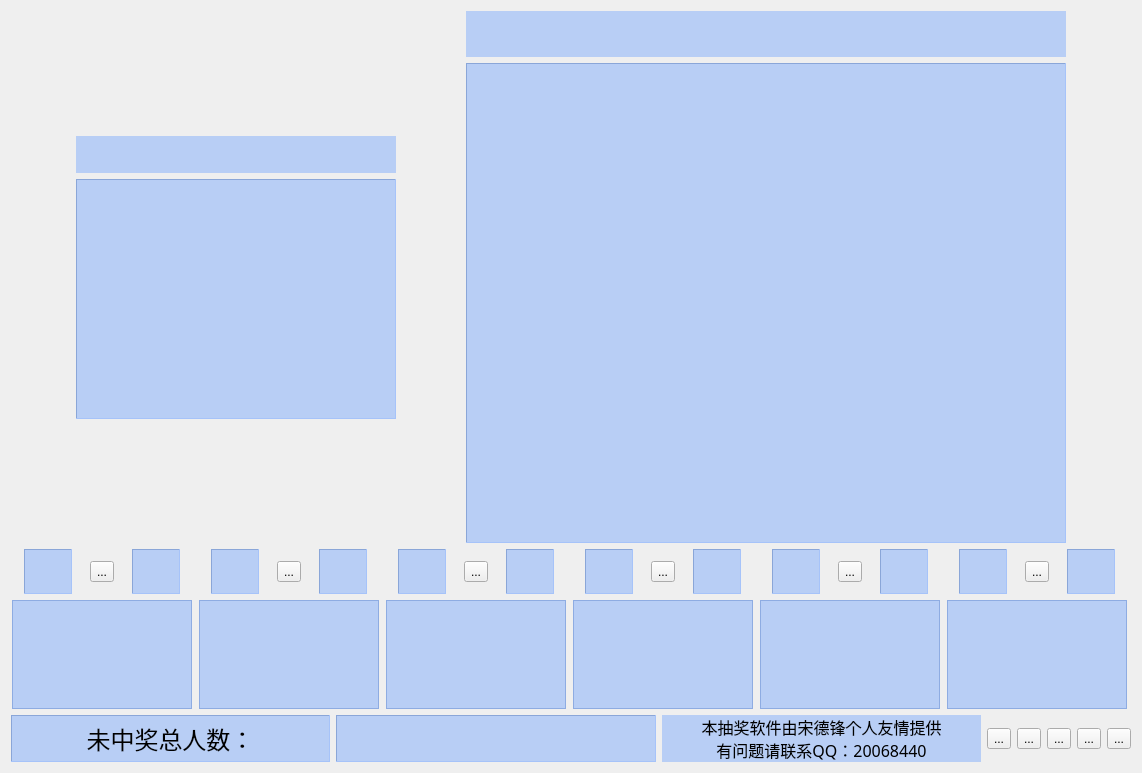
<?xml version="1.0" encoding="UTF-8"?>
<ui version="4.0">
 <class>AwardPickup</class>
 <widget class="QWidget" name="AwardPickup">
  <property name="geometry">
   <rect>
    <x>0</x>
    <y>0</y>
    <width>1142</width>
    <height>773</height>
   </rect>
  </property>
  <property name="windowTitle">
   <string>AwardPickup</string>
  </property>
  <property name="windowIcon">
   <iconset resource="awardpickup.qrc">
    <normaloff>:/images/awardpickup.png</normaloff>:/images/awardpickup.png</iconset>
  </property>
  <property name="styleSheet">
   <string notr="true">QWidget::AwardPicup{background:url(:/images/bg1.jpg)}
#curAwardLabel{background: rgb(100, 155, 255,100)}
#curAwardPicLabel{background: rgb(100, 155, 255,100)}
#nameLabel{background: rgb(100, 155, 255,100)}
#headPicLabel{background: rgb(100, 155, 255,100)}
#award1CntLabel{background: rgb(100, 155, 255,100)}
#award1TCntLabel{background: rgb(100, 155, 255,100)}
#award2CntLabel{background: rgb(100, 155, 255,100)}
#award2TCntLabel{background: rgb(100, 155, 255,100)}
#award3CntLabel{background: rgb(100, 155, 255,100)}
#award3TCntLabel{background: rgb(100, 155, 255,100)}
#award4CntLabel{background: rgb(100, 155, 255,100)}
#award4TCntLabel{background: rgb(100, 155, 255,100)}
#award5CntLabel{background: rgb(100, 155, 255,100)}
#award5TCntLabel{background: rgb(100, 155, 255,100)}
#award6CntLabel{background: rgb(100, 155, 255,100)}
#award6TCntLabel{background: rgb(100, 155, 255,100)}
#totalCntLabel_2{background: rgb(100, 155, 255,100)}
#totalCntLabel{background: rgb(100, 155, 255,100)}
#aboutLabel{background: rgb(100, 155, 255,100)}
QListWidget{background: rgb(100, 155, 255,100)}
</string>
  </property>
  <layout class="QVBoxLayout" name="verticalLayout_9">
   <item>
    <layout class="QHBoxLayout" name="horizontalLayout_3">
     <item>
      <spacer name="horizontalSpacer_2">
       <property name="orientation">
        <enum>Qt::Horizontal</enum>
       </property>
       <property name="sizeHint" stdset="0">
        <size>
         <width>40</width>
         <height>20</height>
        </size>
       </property>
      </spacer>
     </item>
     <item>
      <layout class="QVBoxLayout" name="verticalLayout_2">
       <item>
        <spacer name="verticalSpacer">
         <property name="orientation">
          <enum>Qt::Vertical</enum>
         </property>
         <property name="sizeHint" stdset="0">
          <size>
           <width>20</width>
           <height>40</height>
          </size>
         </property>
        </spacer>
       </item>
       <item>
        <widget class="QLabel" name="curAwardLabel">
         <property name="maximumSize">
          <size>
           <width>16777215</width>
           <height>16777215</height>
          </size>
         </property>
         <property name="font">
          <font>
           <pointsize>24</pointsize>
           <weight>75</weight>
           <bold>true</bold>
          </font>
         </property>
         <property name="text">
          <string/>
         </property>
         <property name="scaledContents">
          <bool>false</bool>
         </property>
         <property name="alignment">
          <set>Qt::AlignCenter</set>
         </property>
        </widget>
       </item>
       <item>
        <widget class="QLabel" name="curAwardPicLabel">
         <property name="sizePolicy">
          <sizepolicy hsizetype="Preferred" vsizetype="Expanding">
           <horstretch>0</horstretch>
           <verstretch>0</verstretch>
          </sizepolicy>
         </property>
         <property name="minimumSize">
          <size>
           <width>320</width>
           <height>240</height>
          </size>
         </property>
         <property name="maximumSize">
          <size>
           <width>640</width>
           <height>480</height>
          </size>
         </property>
         <property name="frameShape">
          <enum>QFrame::Panel</enum>
         </property>
         <property name="frameShadow">
          <enum>QFrame::Sunken</enum>
         </property>
         <property name="text">
          <string/>
         </property>
         <property name="alignment">
          <set>Qt::AlignCenter</set>
         </property>
        </widget>
       </item>
       <item>
        <spacer name="verticalSpacer_3">
         <property name="orientation">
          <enum>Qt::Vertical</enum>
         </property>
         <property name="sizeHint" stdset="0">
          <size>
           <width>20</width>
           <height>40</height>
          </size>
         </property>
        </spacer>
       </item>
      </layout>
     </item>
     <item>
      <spacer name="horizontalSpacer_3">
       <property name="orientation">
        <enum>Qt::Horizontal</enum>
       </property>
       <property name="sizeHint" stdset="0">
        <size>
         <width>40</width>
         <height>20</height>
        </size>
       </property>
      </spacer>
     </item>
     <item>
      <layout class="QVBoxLayout" name="verticalLayout">
       <item>
        <spacer name="verticalSpacer_2">
         <property name="orientation">
          <enum>Qt::Vertical</enum>
         </property>
         <property name="sizeHint" stdset="0">
          <size>
           <width>20</width>
           <height>40</height>
          </size>
         </property>
        </spacer>
       </item>
       <item>
        <widget class="QLabel" name="nameLabel">
         <property name="font">
          <font>
           <pointsize>30</pointsize>
           <weight>75</weight>
           <bold>true</bold>
          </font>
         </property>
         <property name="text">
          <string/>
         </property>
         <property name="scaledContents">
          <bool>false</bool>
         </property>
         <property name="alignment">
          <set>Qt::AlignCenter</set>
         </property>
        </widget>
       </item>
       <item>
        <widget class="QLabel" name="headPicLabel">
         <property name="sizePolicy">
          <sizepolicy hsizetype="Preferred" vsizetype="Expanding">
           <horstretch>0</horstretch>
           <verstretch>0</verstretch>
          </sizepolicy>
         </property>
         <property name="minimumSize">
          <size>
           <width>600</width>
           <height>480</height>
          </size>
         </property>
         <property name="maximumSize">
          <size>
           <width>640</width>
           <height>480</height>
          </size>
         </property>
         <property name="frameShape">
          <enum>QFrame::Panel</enum>
         </property>
         <property name="frameShadow">
          <enum>QFrame::Sunken</enum>
         </property>
         <property name="text">
          <string/>
         </property>
         <property name="alignment">
          <set>Qt::AlignCenter</set>
         </property>
        </widget>
       </item>
       <item>
        <spacer name="verticalSpacer_4">
         <property name="orientation">
          <enum>Qt::Vertical</enum>
         </property>
         <property name="sizeHint" stdset="0">
          <size>
           <width>20</width>
           <height>40</height>
          </size>
         </property>
        </spacer>
       </item>
      </layout>
     </item>
     <item>
      <spacer name="horizontalSpacer_4">
       <property name="orientation">
        <enum>Qt::Horizontal</enum>
       </property>
       <property name="sizeHint" stdset="0">
        <size>
         <width>40</width>
         <height>20</height>
        </size>
       </property>
      </spacer>
     </item>
    </layout>
   </item>
   <item>
    <layout class="QHBoxLayout" name="horizontalLayout_9">
     <item>
      <layout class="QVBoxLayout" name="award1VerticalLayout">
       <item>
        <layout class="QHBoxLayout" name="horizontalLayout_2">
         <item>
          <widget class="QLabel" name="award1TCntLabel">
           <property name="minimumSize">
            <size>
             <width>0</width>
             <height>0</height>
            </size>
           </property>
           <property name="maximumSize">
            <size>
             <width>48</width>
             <height>16777215</height>
            </size>
           </property>
           <property name="font">
            <font>
             <pointsize>28</pointsize>
            </font>
           </property>
           <property name="frameShape">
            <enum>QFrame::Panel</enum>
           </property>
           <property name="frameShadow">
            <enum>QFrame::Sunken</enum>
           </property>
           <property name="text">
            <string/>
           </property>
           <property name="alignment">
            <set>Qt::AlignCenter</set>
           </property>
          </widget>
         </item>
         <item>
          <widget class="QToolButton" name="award1ToolButton">
           <property name="autoFillBackground">
            <bool>false</bool>
           </property>
           <property name="text">
            <string>...</string>
           </property>
           <property name="icon">
            <iconset resource="awardpickup.qrc">
             <normaloff>:/images/award1.png</normaloff>:/images/award1.png</iconset>
           </property>
           <property name="iconSize">
            <size>
             <width>48</width>
             <height>48</height>
            </size>
           </property>
           <property name="autoRaise">
            <bool>false</bool>
           </property>
          </widget>
         </item>
         <item>
          <widget class="QLabel" name="award1CntLabel">
           <property name="minimumSize">
            <size>
             <width>0</width>
             <height>0</height>
            </size>
           </property>
           <property name="maximumSize">
            <size>
             <width>48</width>
             <height>16777215</height>
            </size>
           </property>
           <property name="font">
            <font>
             <pointsize>28</pointsize>
            </font>
           </property>
           <property name="frameShape">
            <enum>QFrame::Panel</enum>
           </property>
           <property name="frameShadow">
            <enum>QFrame::Sunken</enum>
           </property>
           <property name="text">
            <string/>
           </property>
           <property name="alignment">
            <set>Qt::AlignCenter</set>
           </property>
          </widget>
         </item>
        </layout>
       </item>
       <item>
        <widget class="QListWidget" name="award1ListWidget">
         <property name="sizePolicy">
          <sizepolicy hsizetype="Preferred" vsizetype="Expanding">
           <horstretch>0</horstretch>
           <verstretch>0</verstretch>
          </sizepolicy>
         </property>
         <property name="maximumSize">
          <size>
           <width>180</width>
           <height>16777215</height>
          </size>
         </property>
        </widget>
       </item>
      </layout>
     </item>
     <item>
      <layout class="QVBoxLayout" name="award2VerticalLayout">
       <item>
        <layout class="QHBoxLayout" name="horizontalLayout_4">
         <item>
          <widget class="QLabel" name="award2TCntLabel">
           <property name="minimumSize">
            <size>
             <width>0</width>
             <height>0</height>
            </size>
           </property>
           <property name="maximumSize">
            <size>
             <width>48</width>
             <height>16777215</height>
            </size>
           </property>
           <property name="font">
            <font>
             <pointsize>28</pointsize>
            </font>
           </property>
           <property name="frameShape">
            <enum>QFrame::Panel</enum>
           </property>
           <property name="frameShadow">
            <enum>QFrame::Sunken</enum>
           </property>
           <property name="text">
            <string/>
           </property>
           <property name="alignment">
            <set>Qt::AlignCenter</set>
           </property>
          </widget>
         </item>
         <item>
          <widget class="QToolButton" name="award2ToolButton">
           <property name="autoFillBackground">
            <bool>false</bool>
           </property>
           <property name="text">
            <string>...</string>
           </property>
           <property name="icon">
            <iconset resource="awardpickup.qrc">
             <normaloff>:/images/award2.png</normaloff>:/images/award2.png</iconset>
           </property>
           <property name="iconSize">
            <size>
             <width>48</width>
             <height>48</height>
            </size>
           </property>
           <property name="autoRaise">
            <bool>false</bool>
           </property>
          </widget>
         </item>
         <item>
          <widget class="QLabel" name="award2CntLabel">
           <property name="minimumSize">
            <size>
             <width>0</width>
             <height>0</height>
            </size>
           </property>
           <property name="maximumSize">
            <size>
             <width>48</width>
             <height>16777215</height>
            </size>
           </property>
           <property name="font">
            <font>
             <pointsize>28</pointsize>
            </font>
           </property>
           <property name="frameShape">
            <enum>QFrame::Panel</enum>
           </property>
           <property name="frameShadow">
            <enum>QFrame::Sunken</enum>
           </property>
           <property name="text">
            <string/>
           </property>
           <property name="alignment">
            <set>Qt::AlignCenter</set>
           </property>
          </widget>
         </item>
        </layout>
       </item>
       <item>
        <widget class="QListWidget" name="award2ListWidget">
         <property name="sizePolicy">
          <sizepolicy hsizetype="Preferred" vsizetype="Expanding">
           <horstretch>0</horstretch>
           <verstretch>0</verstretch>
          </sizepolicy>
         </property>
         <property name="maximumSize">
          <size>
           <width>180</width>
           <height>16777215</height>
          </size>
         </property>
        </widget>
       </item>
      </layout>
     </item>
     <item>
      <layout class="QVBoxLayout" name="award3VerticalLayout">
       <item>
        <layout class="QHBoxLayout" name="horizontalLayout_5">
         <item>
          <widget class="QLabel" name="award3TCntLabel">
           <property name="minimumSize">
            <size>
             <width>0</width>
             <height>0</height>
            </size>
           </property>
           <property name="maximumSize">
            <size>
             <width>48</width>
             <height>16777215</height>
            </size>
           </property>
           <property name="font">
            <font>
             <pointsize>28</pointsize>
            </font>
           </property>
           <property name="frameShape">
            <enum>QFrame::Panel</enum>
           </property>
           <property name="frameShadow">
            <enum>QFrame::Sunken</enum>
           </property>
           <property name="text">
            <string/>
           </property>
           <property name="alignment">
            <set>Qt::AlignCenter</set>
           </property>
          </widget>
         </item>
         <item>
          <widget class="QToolButton" name="award3ToolButton">
           <property name="autoFillBackground">
            <bool>false</bool>
           </property>
           <property name="text">
            <string>...</string>
           </property>
           <property name="icon">
            <iconset resource="awardpickup.qrc">
             <normaloff>:/images/award3.png</normaloff>:/images/award3.png</iconset>
           </property>
           <property name="iconSize">
            <size>
             <width>48</width>
             <height>48</height>
            </size>
           </property>
           <property name="autoRaise">
            <bool>false</bool>
           </property>
          </widget>
         </item>
         <item>
          <widget class="QLabel" name="award3CntLabel">
           <property name="minimumSize">
            <size>
             <width>0</width>
             <height>0</height>
            </size>
           </property>
           <property name="maximumSize">
            <size>
             <width>48</width>
             <height>16777215</height>
            </size>
           </property>
           <property name="font">
            <font>
             <pointsize>28</pointsize>
            </font>
           </property>
           <property name="frameShape">
            <enum>QFrame::Panel</enum>
           </property>
           <property name="frameShadow">
            <enum>QFrame::Sunken</enum>
           </property>
           <property name="text">
            <string/>
           </property>
           <property name="alignment">
            <set>Qt::AlignCenter</set>
           </property>
          </widget>
         </item>
        </layout>
       </item>
       <item>
        <widget class="QListWidget" name="award3ListWidget">
         <property name="sizePolicy">
          <sizepolicy hsizetype="Preferred" vsizetype="Expanding">
           <horstretch>0</horstretch>
           <verstretch>0</verstretch>
          </sizepolicy>
         </property>
         <property name="maximumSize">
          <size>
           <width>180</width>
           <height>16777215</height>
          </size>
         </property>
        </widget>
       </item>
      </layout>
     </item>
     <item>
      <layout class="QVBoxLayout" name="award4VerticalLayout">
       <item>
        <layout class="QHBoxLayout" name="horizontalLayout_6">
         <item>
          <widget class="QLabel" name="award4TCntLabel">
           <property name="minimumSize">
            <size>
             <width>0</width>
             <height>0</height>
            </size>
           </property>
           <property name="maximumSize">
            <size>
             <width>48</width>
             <height>16777215</height>
            </size>
           </property>
           <property name="font">
            <font>
             <pointsize>28</pointsize>
            </font>
           </property>
           <property name="frameShape">
            <enum>QFrame::Panel</enum>
           </property>
           <property name="frameShadow">
            <enum>QFrame::Sunken</enum>
           </property>
           <property name="text">
            <string/>
           </property>
           <property name="alignment">
            <set>Qt::AlignCenter</set>
           </property>
          </widget>
         </item>
         <item>
          <widget class="QToolButton" name="award4ToolButton">
           <property name="autoFillBackground">
            <bool>false</bool>
           </property>
           <property name="text">
            <string>...</string>
           </property>
           <property name="icon">
            <iconset resource="awardpickup.qrc">
             <normaloff>:/images/award4.png</normaloff>:/images/award4.png</iconset>
           </property>
           <property name="iconSize">
            <size>
             <width>48</width>
             <height>48</height>
            </size>
           </property>
           <property name="autoRaise">
            <bool>false</bool>
           </property>
          </widget>
         </item>
         <item>
          <widget class="QLabel" name="award4CntLabel">
           <property name="minimumSize">
            <size>
             <width>0</width>
             <height>0</height>
            </size>
           </property>
           <property name="maximumSize">
            <size>
             <width>48</width>
             <height>16777215</height>
            </size>
           </property>
           <property name="font">
            <font>
             <pointsize>28</pointsize>
            </font>
           </property>
           <property name="frameShape">
            <enum>QFrame::Panel</enum>
           </property>
           <property name="frameShadow">
            <enum>QFrame::Sunken</enum>
           </property>
           <property name="text">
            <string/>
           </property>
           <property name="alignment">
            <set>Qt::AlignCenter</set>
           </property>
          </widget>
         </item>
        </layout>
       </item>
       <item>
        <widget class="QListWidget" name="award4ListWidget">
         <property name="sizePolicy">
          <sizepolicy hsizetype="Preferred" vsizetype="Expanding">
           <horstretch>0</horstretch>
           <verstretch>0</verstretch>
          </sizepolicy>
         </property>
         <property name="maximumSize">
          <size>
           <width>180</width>
           <height>16777215</height>
          </size>
         </property>
        </widget>
       </item>
      </layout>
     </item>
     <item>
      <layout class="QVBoxLayout" name="award5VerticalLayout">
       <item>
        <layout class="QHBoxLayout" name="horizontalLayout_7">
         <item>
          <widget class="QLabel" name="award5TCntLabel">
           <property name="minimumSize">
            <size>
             <width>0</width>
             <height>0</height>
            </size>
           </property>
           <property name="maximumSize">
            <size>
             <width>48</width>
             <height>16777215</height>
            </size>
           </property>
           <property name="font">
            <font>
             <pointsize>28</pointsize>
            </font>
           </property>
           <property name="frameShape">
            <enum>QFrame::Panel</enum>
           </property>
           <property name="frameShadow">
            <enum>QFrame::Sunken</enum>
           </property>
           <property name="text">
            <string/>
           </property>
           <property name="alignment">
            <set>Qt::AlignCenter</set>
           </property>
          </widget>
         </item>
         <item>
          <widget class="QToolButton" name="award5ToolButton">
           <property name="autoFillBackground">
            <bool>false</bool>
           </property>
           <property name="text">
            <string>...</string>
           </property>
           <property name="icon">
            <iconset resource="awardpickup.qrc">
             <normaloff>:/images/award5.png</normaloff>:/images/award5.png</iconset>
           </property>
           <property name="iconSize">
            <size>
             <width>48</width>
             <height>48</height>
            </size>
           </property>
           <property name="autoRaise">
            <bool>false</bool>
           </property>
          </widget>
         </item>
         <item>
          <widget class="QLabel" name="award5CntLabel">
           <property name="minimumSize">
            <size>
             <width>0</width>
             <height>0</height>
            </size>
           </property>
           <property name="maximumSize">
            <size>
             <width>48</width>
             <height>16777215</height>
            </size>
           </property>
           <property name="font">
            <font>
             <pointsize>28</pointsize>
            </font>
           </property>
           <property name="frameShape">
            <enum>QFrame::Panel</enum>
           </property>
           <property name="frameShadow">
            <enum>QFrame::Sunken</enum>
           </property>
           <property name="text">
            <string/>
           </property>
           <property name="alignment">
            <set>Qt::AlignCenter</set>
           </property>
          </widget>
         </item>
        </layout>
       </item>
       <item>
        <widget class="QListWidget" name="award5ListWidget">
         <property name="sizePolicy">
          <sizepolicy hsizetype="Preferred" vsizetype="Expanding">
           <horstretch>0</horstretch>
           <verstretch>0</verstretch>
          </sizepolicy>
         </property>
         <property name="maximumSize">
          <size>
           <width>180</width>
           <height>16777215</height>
          </size>
         </property>
        </widget>
       </item>
      </layout>
     </item>
     <item>
      <layout class="QVBoxLayout" name="award6VerticalLayout">
       <item>
        <layout class="QHBoxLayout" name="horizontalLayout_8">
         <item>
          <widget class="QLabel" name="award6TCntLabel">
           <property name="minimumSize">
            <size>
             <width>0</width>
             <height>0</height>
            </size>
           </property>
           <property name="maximumSize">
            <size>
             <width>48</width>
             <height>16777215</height>
            </size>
           </property>
           <property name="font">
            <font>
             <pointsize>28</pointsize>
            </font>
           </property>
           <property name="frameShape">
            <enum>QFrame::Panel</enum>
           </property>
           <property name="frameShadow">
            <enum>QFrame::Sunken</enum>
           </property>
           <property name="text">
            <string/>
           </property>
           <property name="alignment">
            <set>Qt::AlignCenter</set>
           </property>
          </widget>
         </item>
         <item>
          <widget class="QToolButton" name="award6ToolButton">
           <property name="autoFillBackground">
            <bool>false</bool>
           </property>
           <property name="text">
            <string>...</string>
           </property>
           <property name="icon">
            <iconset resource="awardpickup.qrc">
             <normaloff>:/images/award6.png</normaloff>:/images/award6.png</iconset>
           </property>
           <property name="iconSize">
            <size>
             <width>48</width>
             <height>48</height>
            </size>
           </property>
           <property name="autoRaise">
            <bool>false</bool>
           </property>
          </widget>
         </item>
         <item>
          <widget class="QLabel" name="award6CntLabel">
           <property name="minimumSize">
            <size>
             <width>0</width>
             <height>0</height>
            </size>
           </property>
           <property name="maximumSize">
            <size>
             <width>48</width>
             <height>16777215</height>
            </size>
           </property>
           <property name="font">
            <font>
             <pointsize>28</pointsize>
            </font>
           </property>
           <property name="frameShape">
            <enum>QFrame::Panel</enum>
           </property>
           <property name="frameShadow">
            <enum>QFrame::Sunken</enum>
           </property>
           <property name="text">
            <string/>
           </property>
           <property name="alignment">
            <set>Qt::AlignCenter</set>
           </property>
          </widget>
         </item>
        </layout>
       </item>
       <item>
        <widget class="QListWidget" name="award6ListWidget">
         <property name="sizePolicy">
          <sizepolicy hsizetype="Preferred" vsizetype="Expanding">
           <horstretch>0</horstretch>
           <verstretch>0</verstretch>
          </sizepolicy>
         </property>
         <property name="maximumSize">
          <size>
           <width>180</width>
           <height>16777215</height>
          </size>
         </property>
        </widget>
       </item>
      </layout>
     </item>
    </layout>
   </item>
   <item>
    <layout class="QHBoxLayout" name="horizontalLayout">
     <item>
      <widget class="QLabel" name="totalCntLabel_2">
       <property name="minimumSize">
        <size>
         <width>100</width>
         <height>0</height>
        </size>
       </property>
       <property name="palette">
        <palette>
         <active>
          <colorrole role="Button">
           <brush brushstyle="SolidPattern">
            <color alpha="100">
             <red>100</red>
             <green>155</green>
             <blue>255</blue>
            </color>
           </brush>
          </colorrole>
          <colorrole role="Text">
           <brush brushstyle="SolidPattern">
            <color alpha="255">
             <red>0</red>
             <green>0</green>
             <blue>127</blue>
            </color>
           </brush>
          </colorrole>
          <colorrole role="Base">
           <brush brushstyle="SolidPattern">
            <color alpha="100">
             <red>100</red>
             <green>155</green>
             <blue>255</blue>
            </color>
           </brush>
          </colorrole>
          <colorrole role="Window">
           <brush brushstyle="SolidPattern">
            <color alpha="100">
             <red>100</red>
             <green>155</green>
             <blue>255</blue>
            </color>
           </brush>
          </colorrole>
         </active>
         <inactive>
          <colorrole role="Button">
           <brush brushstyle="SolidPattern">
            <color alpha="100">
             <red>100</red>
             <green>155</green>
             <blue>255</blue>
            </color>
           </brush>
          </colorrole>
          <colorrole role="Text">
           <brush brushstyle="SolidPattern">
            <color alpha="255">
             <red>0</red>
             <green>0</green>
             <blue>127</blue>
            </color>
           </brush>
          </colorrole>
          <colorrole role="Base">
           <brush brushstyle="SolidPattern">
            <color alpha="100">
             <red>100</red>
             <green>155</green>
             <blue>255</blue>
            </color>
           </brush>
          </colorrole>
          <colorrole role="Window">
           <brush brushstyle="SolidPattern">
            <color alpha="100">
             <red>100</red>
             <green>155</green>
             <blue>255</blue>
            </color>
           </brush>
          </colorrole>
         </inactive>
         <disabled>
          <colorrole role="Button">
           <brush brushstyle="SolidPattern">
            <color alpha="100">
             <red>100</red>
             <green>155</green>
             <blue>255</blue>
            </color>
           </brush>
          </colorrole>
          <colorrole role="Text">
           <brush brushstyle="SolidPattern">
            <color alpha="255">
             <red>120</red>
             <green>120</green>
             <blue>120</blue>
            </color>
           </brush>
          </colorrole>
          <colorrole role="Base">
           <brush brushstyle="SolidPattern">
            <color alpha="100">
             <red>100</red>
             <green>155</green>
             <blue>255</blue>
            </color>
           </brush>
          </colorrole>
          <colorrole role="Window">
           <brush brushstyle="SolidPattern">
            <color alpha="100">
             <red>100</red>
             <green>155</green>
             <blue>255</blue>
            </color>
           </brush>
          </colorrole>
         </disabled>
        </palette>
       </property>
       <property name="font">
        <font>
         <pointsize>18</pointsize>
        </font>
       </property>
       <property name="frameShape">
        <enum>QFrame::Panel</enum>
       </property>
       <property name="frameShadow">
        <enum>QFrame::Sunken</enum>
       </property>
       <property name="text">
        <string>未中奖总人数：</string>
       </property>
       <property name="alignment">
        <set>Qt::AlignCenter</set>
       </property>
      </widget>
     </item>
     <item>
      <widget class="QLabel" name="totalCntLabel">
       <property name="minimumSize">
        <size>
         <width>100</width>
         <height>0</height>
        </size>
       </property>
       <property name="font">
        <font>
         <pointsize>28</pointsize>
        </font>
       </property>
       <property name="frameShape">
        <enum>QFrame::Panel</enum>
       </property>
       <property name="frameShadow">
        <enum>QFrame::Sunken</enum>
       </property>
       <property name="text">
        <string/>
       </property>
       <property name="alignment">
        <set>Qt::AlignCenter</set>
       </property>
      </widget>
     </item>
     <item>
      <widget class="QLabel" name="aboutLabel">
       <property name="sizePolicy">
        <sizepolicy hsizetype="Preferred" vsizetype="Preferred">
         <horstretch>0</horstretch>
         <verstretch>0</verstretch>
        </sizepolicy>
       </property>
       <property name="font">
        <font>
         <family>微软雅黑</family>
         <pointsize>12</pointsize>
         <weight>50</weight>
         <bold>false</bold>
        </font>
       </property>
       <property name="text">
        <string>本抽奖软件由宋德锋个人友情提供
有问题请联系QQ：20068440</string>
       </property>
       <property name="alignment">
        <set>Qt::AlignCenter</set>
       </property>
      </widget>
     </item>
     <item>
      <widget class="QToolButton" name="helpToolButton">
       <property name="autoFillBackground">
        <bool>false</bool>
       </property>
       <property name="text">
        <string>...</string>
       </property>
       <property name="icon">
        <iconset resource="awardpickup.qrc">
         <normaloff>:/images/help.png</normaloff>:/images/help.png</iconset>
       </property>
       <property name="iconSize">
        <size>
         <width>48</width>
         <height>48</height>
        </size>
       </property>
       <property name="autoRaise">
        <bool>false</bool>
       </property>
      </widget>
     </item>
     <item>
      <widget class="QToolButton" name="setupToolButton">
       <property name="autoFillBackground">
        <bool>false</bool>
       </property>
       <property name="text">
        <string>...</string>
       </property>
       <property name="icon">
        <iconset resource="awardpickup.qrc">
         <normaloff>:/images/setup.png</normaloff>:/images/setup.png</iconset>
       </property>
       <property name="iconSize">
        <size>
         <width>48</width>
         <height>48</height>
        </size>
       </property>
       <property name="autoRaise">
        <bool>false</bool>
       </property>
      </widget>
     </item>
     <item>
      <widget class="QToolButton" name="saveResultToolButton">
       <property name="autoFillBackground">
        <bool>false</bool>
       </property>
       <property name="text">
        <string>...</string>
       </property>
       <property name="icon">
        <iconset resource="awardpickup.qrc">
         <normaloff>:/images/save1.png</normaloff>:/images/save1.png</iconset>
       </property>
       <property name="iconSize">
        <size>
         <width>48</width>
         <height>48</height>
        </size>
       </property>
       <property name="autoRaise">
        <bool>false</bool>
       </property>
      </widget>
     </item>
     <item>
      <widget class="QToolButton" name="musicToolButton">
       <property name="autoFillBackground">
        <bool>false</bool>
       </property>
       <property name="text">
        <string>...</string>
       </property>
       <property name="icon">
        <iconset resource="awardpickup.qrc">
         <normaloff>:/images/music.png</normaloff>:/images/music.png</iconset>
       </property>
       <property name="iconSize">
        <size>
         <width>48</width>
         <height>48</height>
        </size>
       </property>
       <property name="checkable">
        <bool>true</bool>
       </property>
       <property name="autoRaise">
        <bool>false</bool>
       </property>
      </widget>
     </item>
     <item>
      <widget class="QToolButton" name="quitToolButton">
       <property name="autoFillBackground">
        <bool>false</bool>
       </property>
       <property name="text">
        <string>...</string>
       </property>
       <property name="icon">
        <iconset resource="awardpickup.qrc">
         <normaloff>:/images/quit.png</normaloff>:/images/quit.png</iconset>
       </property>
       <property name="iconSize">
        <size>
         <width>48</width>
         <height>48</height>
        </size>
       </property>
       <property name="autoRaise">
        <bool>false</bool>
       </property>
      </widget>
     </item>
    </layout>
   </item>
  </layout>
 </widget>
 <layoutdefault spacing="6" margin="11"/>
 <resources>
  <include location="awardpickup.qrc"/>
 </resources>
 <connections>
  <connection>
   <sender>quitToolButton</sender>
   <signal>clicked()</signal>
   <receiver>AwardPickup</receiver>
   <slot>close()</slot>
   <hints>
    <hint type="sourcelabel">
     <x>637</x>
     <y>563</y>
    </hint>
    <hint type="destinationlabel">
     <x>573</x>
     <y>562</y>
    </hint>
   </hints>
  </connection>
 </connections>
</ui>
